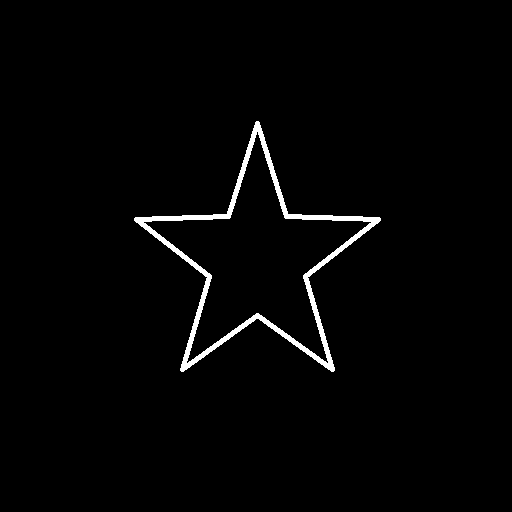
#> input picture Input Images/Star.png, 512 x 512 px
$ jupyter execute HW5.ipynb
#> lines starting #> are read from the running program, lines starting #| are printed output that depends on the picture; after the words box and inside, x2 and y2 are one past the last pixel; in counts of white or black regions, pixels touching at a corner belong together
Option 2 - Write a computer program in your favorite programming language to perform the angular spectrum method for calculating the diffraction pattern fro an arbitrary nearfield pattern.

[cell 1]
#Required Libraries
import cv2
import numpy as np
import tkinter as tk
from tkinter import filedialog

[cell 2]
#initialize Variables
lamb = 390*10**(-9)
t = 1/lamb
omega = 2*np.pi/t
k = 2*np.pi/lamb
c = omega/k
#Distance of measurement away from mask (in m)
z = 0.05
gain = 0.01

[cell 3]
#Import mask image file
file = filedialog.askopenfilename(initialdir = '/Users/junju/OneDrive/School/Homework/Year 2/Semester 2/ESE 438/HW6/Input Images', title = 'Select Mask Image')
#> the answer given: Input Images/Star.png
mask = cv2.imread(file,0)
#> mask: shape (512, 512); 1.8% white; 1 white region, box (x1, y1, x2, y2) and area: (134, 121, 381, 372) 4666
print(mask.shape)
#| (512, 512)
print("Image file: " + file + " has been loaded")

[cell 4]
pixWidthX = len(mask[0])
#> pixWidthX = 512
pixWidthY = len(mask)
#> pixWidthY = 512

[cell 5]
#Function to convert wavelength to
def wavelength_to_rgb(wavelength, gamma=0.8):

    wavelength = float(wavelength)
    if wavelength >= 380 and wavelength <= 440:
        attenuation = 0.3 + 0.7 * (wavelength - 380) / (440 - 380)
        R = ((-(wavelength - 440) / (440 - 380)) * attenuation) ** gamma
        G = 0.0
        B = (1.0 * attenuation) ** gamma
    elif wavelength >= 440 and wavelength <= 490:
        R = 0.0
        G = ((wavelength - 440) / (490 - 440)) ** gamma
        B = 1.0
    elif wavelength >= 490 and wavelength <= 510:
        R = 0.0
        G = 1.0
        B = (-(wavelength - 510) / (510 - 490)) ** gamma
    elif wavelength >= 510 and wavelength <= 580:
        R = ((wavelength - 510) / (580 - 510)) ** gamma
        G = 1.0
        B = 0.0
    elif wavelength >= 580 and wavelength <= 645:
        R = 1.0
        G = (-(wavelength - 645) / (645 - 580)) ** gamma
        B = 0.0
    elif wavelength >= 645 and wavelength <= 750:
        attenuation = 0.3 + 0.7 * (750 - wavelength) / (750 - 645)
        R = (1.0 * attenuation) ** gamma
        G = 0.0
        B = 0.0
    else:
        R = 0.0
        G = 0.0
        B = 0.0
    R *= 255
    G *= 255
    B *= 255
    #B and R inverted for OpenCV compatibility
    return (int(B), int(G), int(R))

[cell 6]
#Angular Spectrum Method Function
fft_m = np.fft.fft2(mask)
m = np.fft.fftshift(fft_m)

#Spatial Frequency * 2 * Pi for kx and ky
kx = 2*np.pi*np.fft.fftshift(np.fft.fftfreq(pixWidthX, d = (5.6*10**(-3))/pixWidthX))
#> kx = 512 values from -287231.3 to 286109.3
ky = 2*np.pi*np.fft.fftshift(np.fft.fftfreq(pixWidthY, d = (5.6*10**(-3))/pixWidthY))
#> ky = 512 values from -287231.3 to 286109.3
kx, ky = np.meshgrid(kx, ky)
kz = np.sqrt(k**2 - kx**2 - ky**2)

[cell 7]
#Inverse FFT to return to original form
newM = np.fft.ifft2(np.fft.ifftshift(m * np.exp(1j * kz * z)))

#Calculate intensity of resulting plane
intensity = np.real(newM * np.conjugate(newM)) * gain
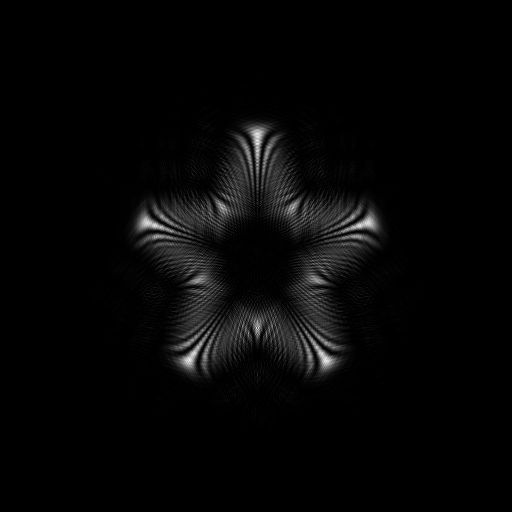
#> intensity: shape (512, 512) float64; min 4.72e-10, max 457.9, mean 11.6; drawn with min black and max white

#Convert Monochrome Image into RGB (Still retaining original color)
intensity = np.array(intensity, dtype = np.float32)
colorFormatIntensity = cv2.cvtColor(intensity ,cv2.COLOR_GRAY2RGB)

#Find color of monochromatic plane wave
colorRGB = wavelength_to_rgb(lamb*10**9)

#Apply previously calculated color value while retaining previous intensity value
for i in range(pixWidthX):
    for j in range(pixWidthY):
        for k in range(0, 3):
            colorFormatIntensity[i][j][k] = colorRGB[k] *colorFormatIntensity[i][j][k]/255
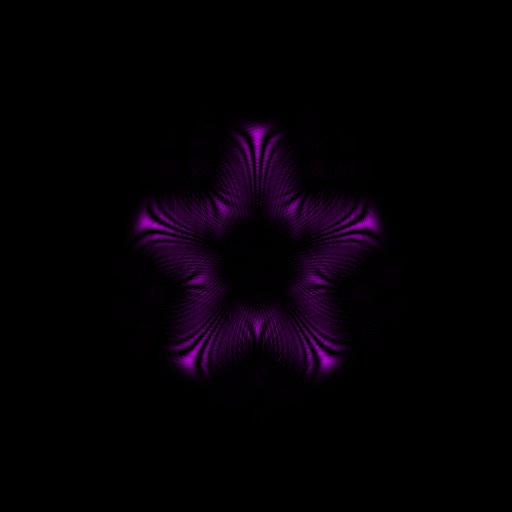
#> colorFormatIntensity: shape (512, 512, 3) float32; mean B, G, R 5.7, 0, 4.9
cv2.imwrite('/Users/junju/OneDrive/School/Homework/Year 2/Semester 2/ESE 438/AngularSpectrumMethodGUI/Output Images/new.png', colorFormatIntensity )
#> Out = True

[cell 8]
noEvanescent = np.where(kz**2 > 0, m * np.exp(1j * kz * z), 0)
noEvM = np.fft.ifft2(np.fft.ifftshift(noEvanescent))
noEvIntensity = np.real(noEvM * np.conjugate(noEvM))* gain
noEvIntensity = np.array(noEvIntensity, dtype = np.float32)
noEvColorFormatIntensity = cv2.cvtColor(noEvIntensity ,cv2.COLOR_GRAY2RGB)
for i in range(pixWidthX):
    for j in range(pixWidthY):
        for k in range(0, 3):
            noEvColorFormatIntensity[i][j][k] = colorRGB[k] *noEvColorFormatIntensity[i][j][k]/255
cv2.imwrite('/Users/junju/OneDrive/School/Homework/Year 2/Semester 2/ESE 438/AngularSpectrumMethodGUI/Output Images/newnoEV.png', noEvIntensity)
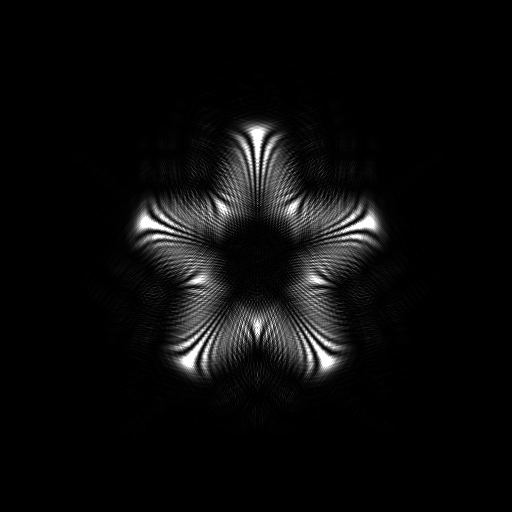
#> saved as newnoEV.png: shape (512, 512); min 0, max 255, mean 11.3
#> Out = True

$ run again, on Input Images/ds.png
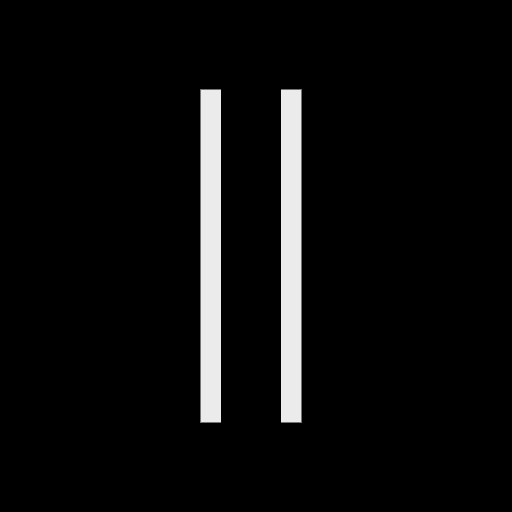
#> input picture Input Images/ds.png, 512 x 512 px
#> mask is the input picture: shape (512, 512); min 0, max 235, mean 12.2
#| (512, 512)
#> pixWidthX = 512
#> kx = 512 values from -287231.3 to 286109.3
#> `cv2.imwrite('/Users/junju/OneDrive/School/Homework/Year 2/Semester 2/E..`:
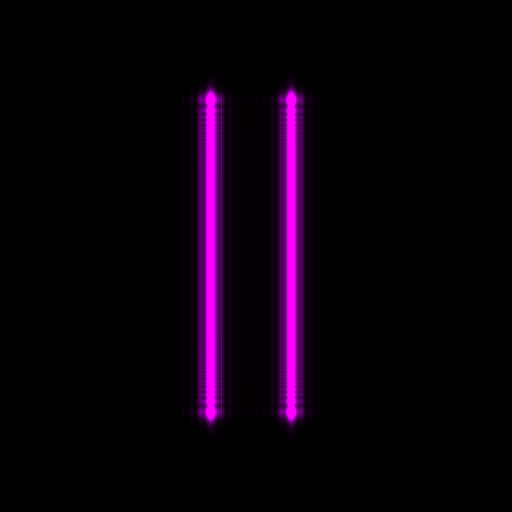
#> saved as new.png: shape (512, 512, 3); mean B, G, R 11.3, 0, 10.4
#> `cv2.imwrite('/Users/junju/OneDrive/School/Homework/Year 2/Semester 2/E..`: Out = True
#> `cv2.imwrite('/Users/junju/OneDrive/School/Homework/Year 2/Semester 2/E..`:
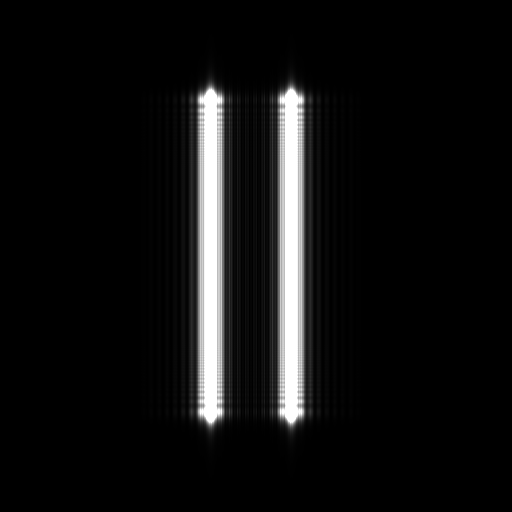
#> saved as newnoEV.png: shape (512, 512); min 0, max 255, mean 16.7

$ run again, on Input Images/dsrotate.png
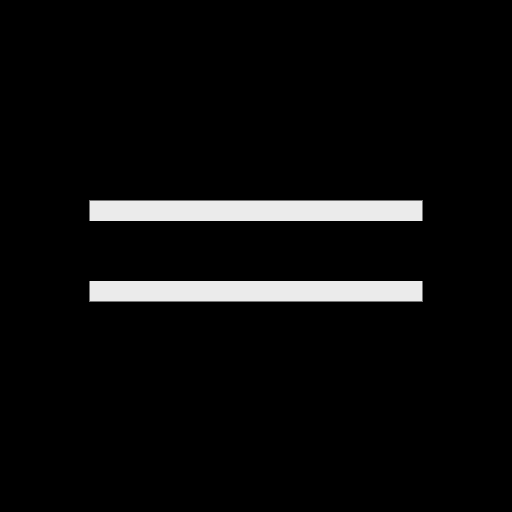
#> input picture Input Images/dsrotate.png, 512 x 512 px
#> mask is the input picture: shape (512, 512); min 0, max 235, mean 12.2
#| (512, 512)
#> pixWidthX = 512
#> kx = 512 values from -287231.3 to 286109.3
#> `cv2.imwrite('/Users/junju/OneDrive/School/Homework/Year 2/Semester 2/E..`:
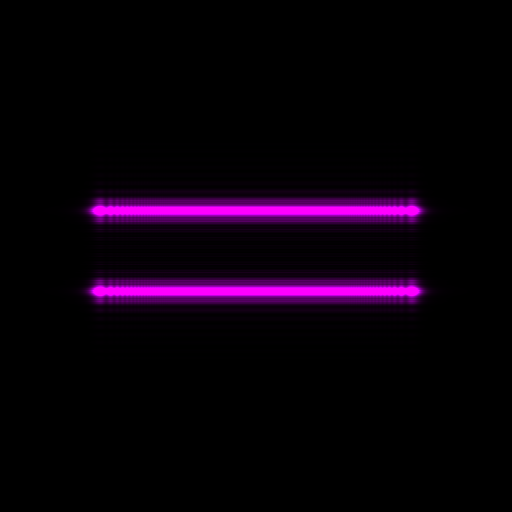
#> saved as new.png: shape (512, 512, 3); mean B, G, R 11.3, 0, 10.4
#> `cv2.imwrite('/Users/junju/OneDrive/School/Homework/Year 2/Semester 2/E..`: Out = True
#> `cv2.imwrite('/Users/junju/OneDrive/School/Homework/Year 2/Semester 2/E..`:
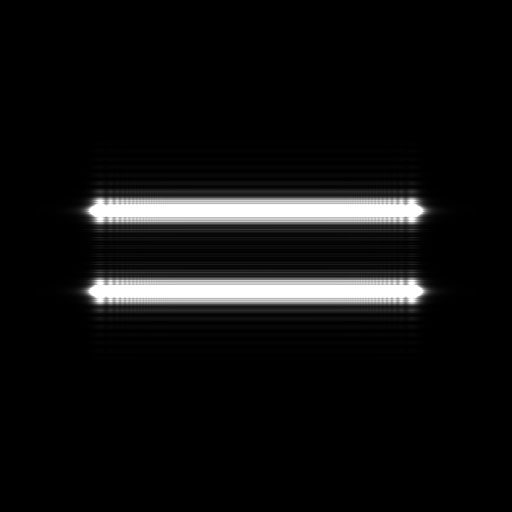
#> saved as newnoEV.png: shape (512, 512); min 0, max 255, mean 16.7

$ run again, on Input Images/kachow.png
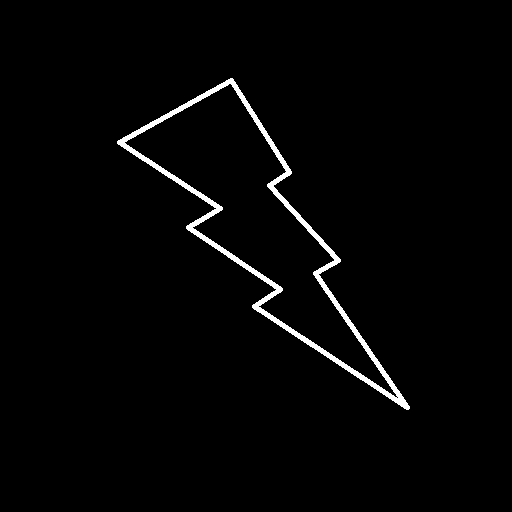
#> input picture Input Images/kachow.png, 512 x 512 px
#> mask: shape (512, 512); 2% white; 1 white region, box (x1, y1, x2, y2) and area: (117, 78, 410, 410) 5134
#| (512, 512)
#> pixWidthX = 512
#> kx = 512 values from -287231.3 to 286109.3
#> after the loop `for i in range(pixWidthX):`:
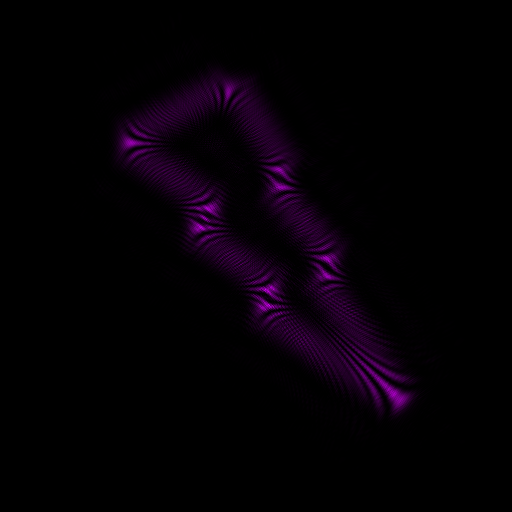
#> colorFormatIntensity: shape (512, 512, 3) float32; mean B, G, R 6.3, 0, 5.4; drawn with min black and max white
#> `cv2.imwrite('/Users/junju/OneDrive/School/Homework/Year 2/Semester 2/E..`: Out = True
#> `cv2.imwrite('/Users/junju/OneDrive/School/Homework/Year 2/Semester 2/E..`:
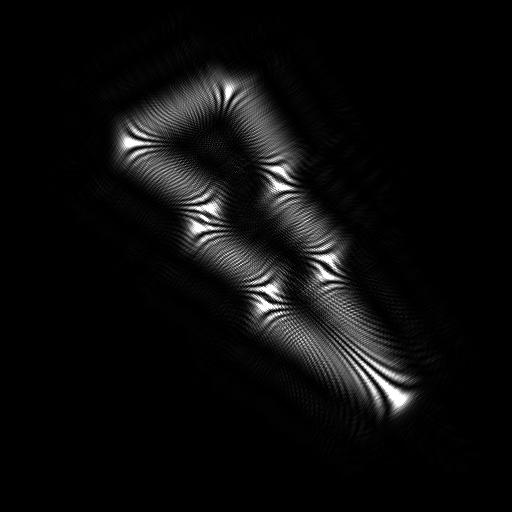
#> saved as newnoEV.png: shape (512, 512); min 0, max 255, mean 12.4
